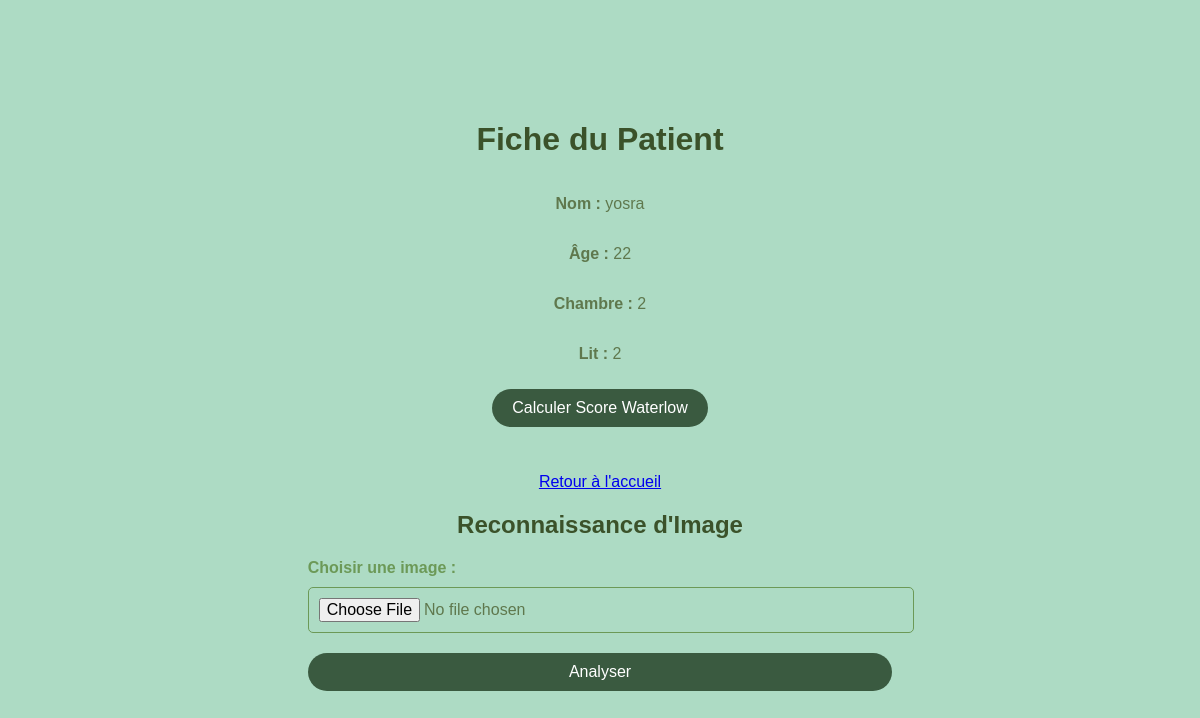
Screenshot of /fiche_patient/1 with the database file from the repository.
### models.py (models this page shows)
class Patient(db.Model):
    __tablename__ = 'patients'
    id = db.Column(db.Integer, primary_key=True)
    nom = db.Column(db.String(100), nullable=False)
    age = db.Column(db.Integer, nullable=False)
    chambre = db.Column(db.String(50), nullable=False)
    lit = db.Column(db.String(50), nullable=False)
    email = db.Column(db.String(100), nullable=True)
    image_path = db.Column(db.String(200), nullable=True)
    score_waterlow = db.Column(db.Integer, nullable=True)
    resultat = db.Column(db.String(200), nullable=True)
    timestamp = db.Column(db.DateTime, default=datetime.utcnow)
    notifications_enabled = db.Column(db.Boolean, default=False)
    analyses = db.relationship('Analyse', back_populates='patient', cascade='all, delete')
    user_id = db.Column(db.Integer, db.ForeignKey('users.id', ondelete='CASCADE'), nullable=False)
    user = db.relationship('User', back_populates='patients')

### app.py (the view)
@app.route('/fiche_patient/<int:patient_id>')
def fiche_patient(patient_id):
    patient = Patient.query.get_or_404(patient_id)
    analyses = Analyse.query.filter_by(patient_id=patient_id).order_by(Analyse.timestamp.desc()).all()
    return render_template('fiche_patient.html', patient=patient, analyses=analyses)

### templates/fiche_patient.html (shortened to what this page needs)
<!DOCTYPE html>
<html lang="fr">
<head>
    <link rel="stylesheet" href="{{ url_for('static', filename='style.css') }}">
</head>
<body>
    <h1>Fiche du Patient</h1>
    <p><strong>Nom :</strong> {{ patient.nom }}</p>
    <p><strong>Âge :</strong> {{ patient.age }}</p>
    <p><strong>Chambre :</strong> {{ patient.chambre }}</p>
    <p><strong>Lit :</strong> {{ patient.lit }}</p>
    <a href="{{ url_for('waterlow_score', patient_id=patient.id) }}">
        <button>Calculer Score Waterlow</button>
    </a>
    <br><br>
    <a href="{{ url_for('index') }}">Retour à l'accueil</a>
    <h2>Reconnaissance d'Image</h2>
    <form method="POST" action="{{ url_for('reconnaissance_image', patient_id=patient.id) }}" enctype="multipart/form-data">        <label for="image">Choisir une image :</label>
        <input type="file" id="image" name="image" accept="image/*" required>
        <button type="submit">Analyser</button>
    </form>
</body>
</html>

### static/style.css (style rules this page uses)
body { background-color: #addbc4; font-family: Arial, sans-serif; color: #5f784d; margin: 0; padding: 0; display: flex; flex-direction: column; align-items: center; justify-content: center; min-height: 100vh; }
h1, h2 { color: #3b522a; }
label { color: #6c9957; font-weight: bold; }
input, select { width: 100%; padding: 10px; margin: 10px 0; border: 1px solid #6c9957; border-radius: 5px; font-size: 16px; }
button { background-color: #3A5A40; color: white; padding: 10px 20px; border: none; border-radius: 20px; cursor: pointer; font-size: 16px; margin: 10px 0; width: 100%; }

### rows the page displays
Patient: nom "yosra", age "22", chambre "2", lit "2"
